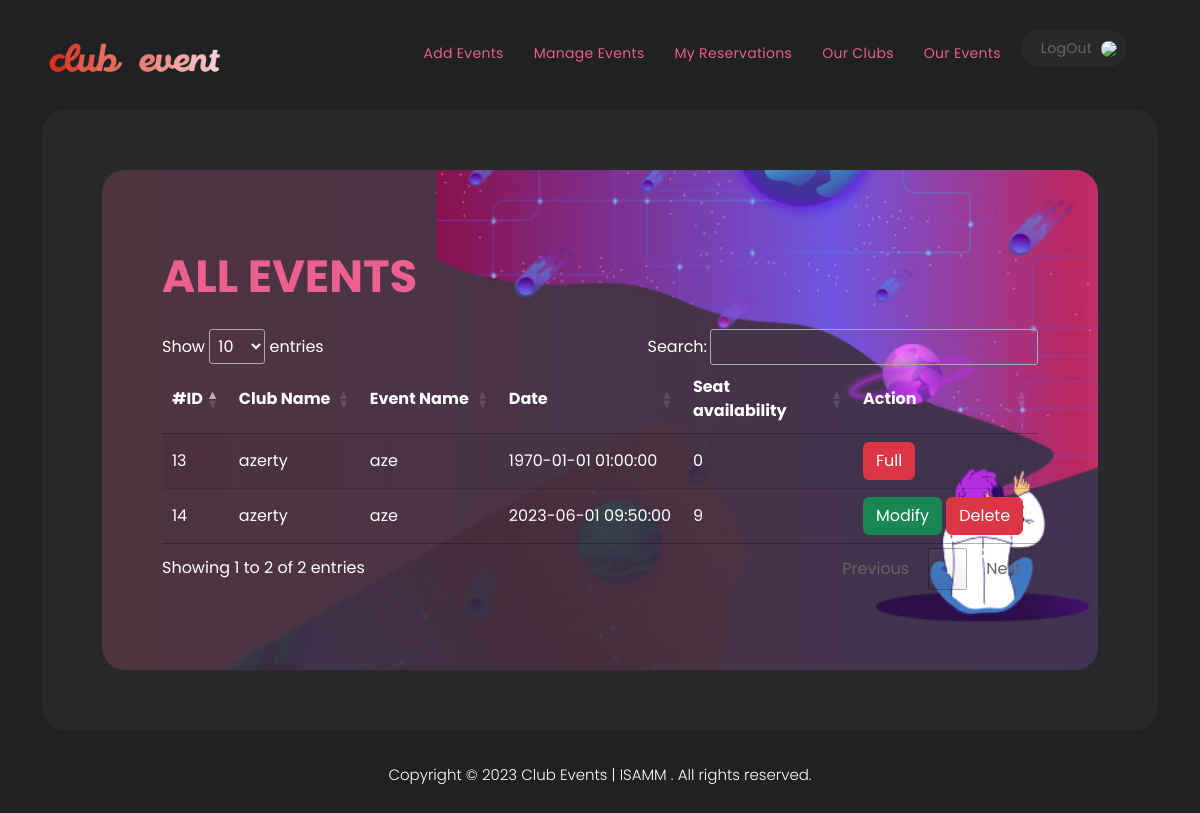
Page /manage_events.php (signed in) on the committed database.
### tables this page shows
CREATE TABLE `events` (
  `event_id` int(11) NOT NULL,
  `organizer` int(11) NOT NULL,
  `date_event` datetime NOT NULL,
  `nbplaces` int(11) NOT NULL,
  `event_name` varchar(50) NOT NULL,
  `club_name` varchar(50) NOT NULL
);

### manage_events.php (the view, shortened to what this page needs)
<?php
$conn = mysqli_connect('localhost', 'root', '', 'clubevent');
?>
<!DOCTYPE html>
<html>
<head>
	<link rel="stylesheet" href="https://cdn.datatables.net/1.13.4/css/jquery.dataTables.css" />
    <link href="vendor/bootstrap/css/bootstrap.min.css" rel="stylesheet">
    <link rel="stylesheet" href="assets/css/fontawesome.css">
    <link rel="stylesheet" href="assets/css/style.css">
</head>
<body>
	<?php include 'header.php';?>
	<div class="container text-white">
      <div class="row">
        <div class="col-lg-12 ">
          <div class="page-content">
            <div class="main-banner">
              <div class="header-text">
                <h4>
                  <em>All Events</em>
                </h4>
		<table id='tab' class='display'>
        <thead>
            <tr><th>#ID</th><th>Club Name</th><th>Event Name</th><th>Date</th><th>Seat availability</th><th>Action</th></tr>
        </thead>
        <tbody>
        	<?php
                $organizer=$_SESSION['userID'];
                $req = "SELECT * FROM events WHERE organizer='$organizer'";
                $res = mysqli_query($conn,$req);
                while($row = mysqli_fetch_array($res,MYSQLI_BOTH)){
                echo "
                <tr>
                  <td>$row[0]</td>
                  <td>$row[5]</td>
                  <td>$row[4]</td>
                  <td>$row[2]</td>
                  <td>$row[3]</td>";
                  if (empty($_SESSION['user'])){echo "<td></td>";}
                  else{
                   if($row[3]>0) {echo "<td>
                                            <a class='btn btn-success' href='modifyEvent.php?id=$row[0]'>Modify</a>
                                            <a href='deleteEvent.php?id=$row[0]' class='btn btn-danger' >Delete</a>
                                        </td>";}
                	else{echo "<td><span class='btn btn-danger' >Full</span></a>";}
                  }
                };
                ?>
        </tbody>
    </table>
	</div>
</div>
</div>
</div>
</div>
</div>
 </div> <?php include 'footer.php';?>
</body>
</body>
</html>

### assets/css/style.css (style rules this page uses)
html, body, div, span, applet, object, iframe, h1, h2, h3, h4, h5, h6, p, blockquote, div pre, a, abbr, acronym, address, big, cite, code, del, dfn, em, font, img, ins, kbd, q, s, samp, small, strike, strong, sub, sup, tt, var, b, u, i, center, dl, dt, dd, ol, ul, li, figure, header, nav, section, article, aside, footer, figcaption { margin: 0; padding: 0; border: 0; outline: 0; }
* { box-sizing: border-box; }
html, body { font-family: 'Poppins', sans-serif; font-weight: 400; background-color: #1e1e1e; font-size: 16px; -ms-text-size-adjust: 100%; -webkit-font-smoothing: antialiased; -moz-osx-font-smoothing: grayscale; }
a { color: #CCC; text-decoration: none !important; }
h1, h2, h3, h4, h5, h6 { margin-top: 0px; margin-bottom: 0px; color: #fff; font-weight: 700; }
html, body { background: #1f2122; font-family: 'Poppins', sans-serif; }
body .page-content { margin-top: 110px; background-color: #27292a; padding: 60px; border-radius: 23px; }
.main-banner { background-image: url(../images/banner-bg.jpg); background-position: center center; background-size: cover; min-height: 380px; border-radius: 23px; padding: 80px 60px; }
.main-banner h4 { font-size: 45px; text-transform: uppercase; margin-bottom: 25px; }
.main-banner h4 em { font-style: normal; color: #ec6090; }
body { overflow-x: hidden; }

### rows in the picture
events: event_id "13", club_name "azerty", event_name "aze", date_event "1970-01-01 01:00:00", nbplaces "0", shows "Full"
events: event_id "14", club_name "azerty", event_name "aze", date_event "2023-06-01 09:50:00", nbplaces "9"
